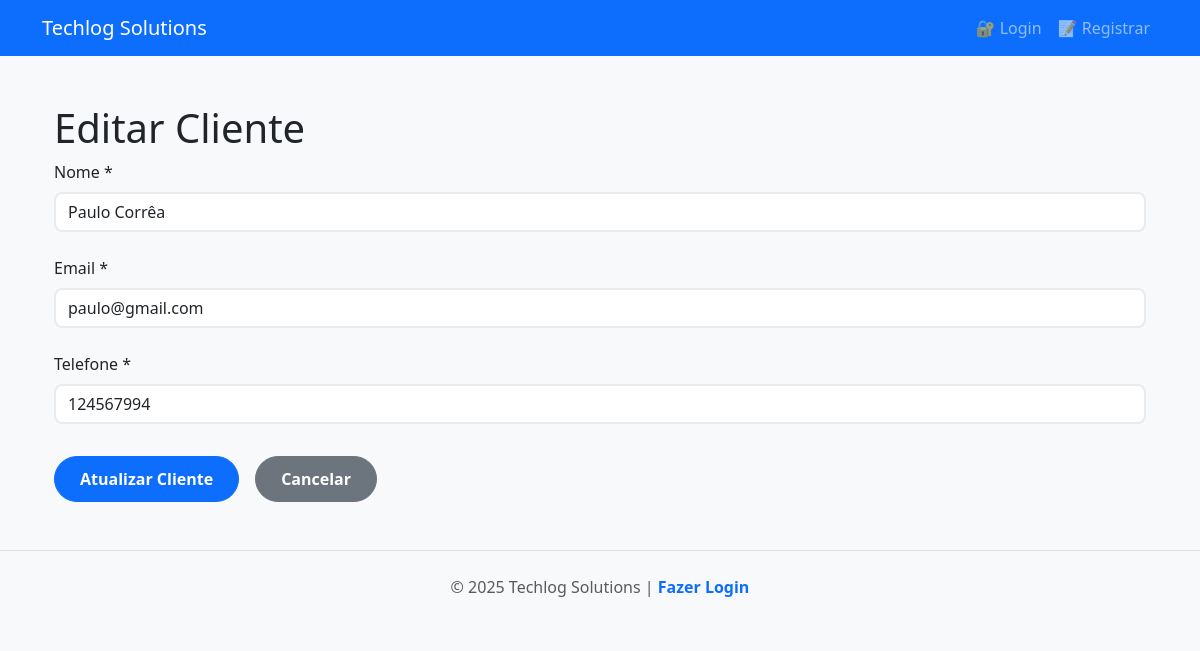
/clientes/1, run on an earlier commit of the app's database.
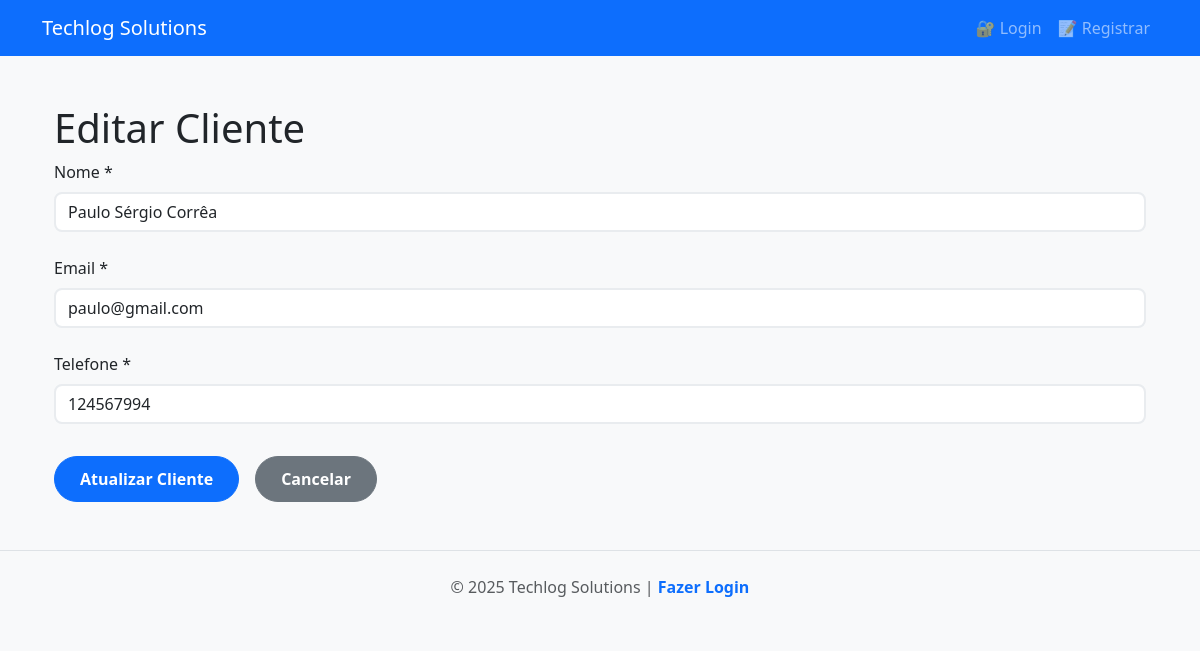
And on a later commit of the database.
### tables this page shows
CREATE TABLE clientes(
          id INTEGER PRIMARY KEY AUTOINCREMENT,
          nome TEXT NOT NULL,
          email TEXT NOT NULL,
          telefone TEXT NOT NULL
        );

### app/rotas/cliente.py (the view)
@front_router.get("/{cliente_id}", response_class=HTMLResponse)
async def pagina_editar_cliente(request: Request, cliente_id:int, cliente_repositorio: Annotated[ClienteRepositorio, Depends(obter_cliente_repositorio)]):
  cliente = await cliente_repositorio.obter_cliente(cliente_id)
  return templates.TemplateResponse(
    request=request,
    name="clientes-form.html",
    context={"cliente": cliente}
  )

### templates/clientes-form.html (shortened to what this page needs)
{% extends "base.html" %}  {% block conteudo %}
<div class="container">
  <h1>
    {{ 'Editar' if cliente else 'Cadastrar Novo' }} Cliente {{cliente_id}}
  </h1>
  <form id="formCliente" class="form-cliente">
    <div class="form-group">
      <label for="nome">Nome *</label>
      <input
        type="text"
        id="nome"
        name="nome"
        class="form-control"
        value="{{ cliente.nome if cliente else '' }}"
        required
      />
    </div>
    <div class="form-group">
      <label for="email">Email *</label>
      <input
        type="email"
        id="email"
        name="email"
        class="form-control"
        value="{{ cliente.email if cliente else '' }}"
        required
      />
    </div>
    <div class="form-group">
      <label for="telefone">Telefone *</label>
      <input
        type="tel"
        id="telefone"
        name="telefone"
        class="form-control"
        placeholder="(00) 00000-0000"
        value="{{ cliente.telefone if cliente else '' }}"
        required
      />
    </div>
    <div class="form-actions">
      <button type="submit" class="btn btn-primary">
        {{ 'Atualizar' if cliente else 'Cadastrar' }} Cliente
      </button>
      <a href="/clientes" class="btn btn-secondary">Cancelar</a>
    </div>
  </form>
</div>
{% endblock %}

What changed in the data, as far as the page shows it:
changed clientes "paulo@gmail.com": nome "Paulo Corrêa" → "Paulo Sérgio Corrêa"
